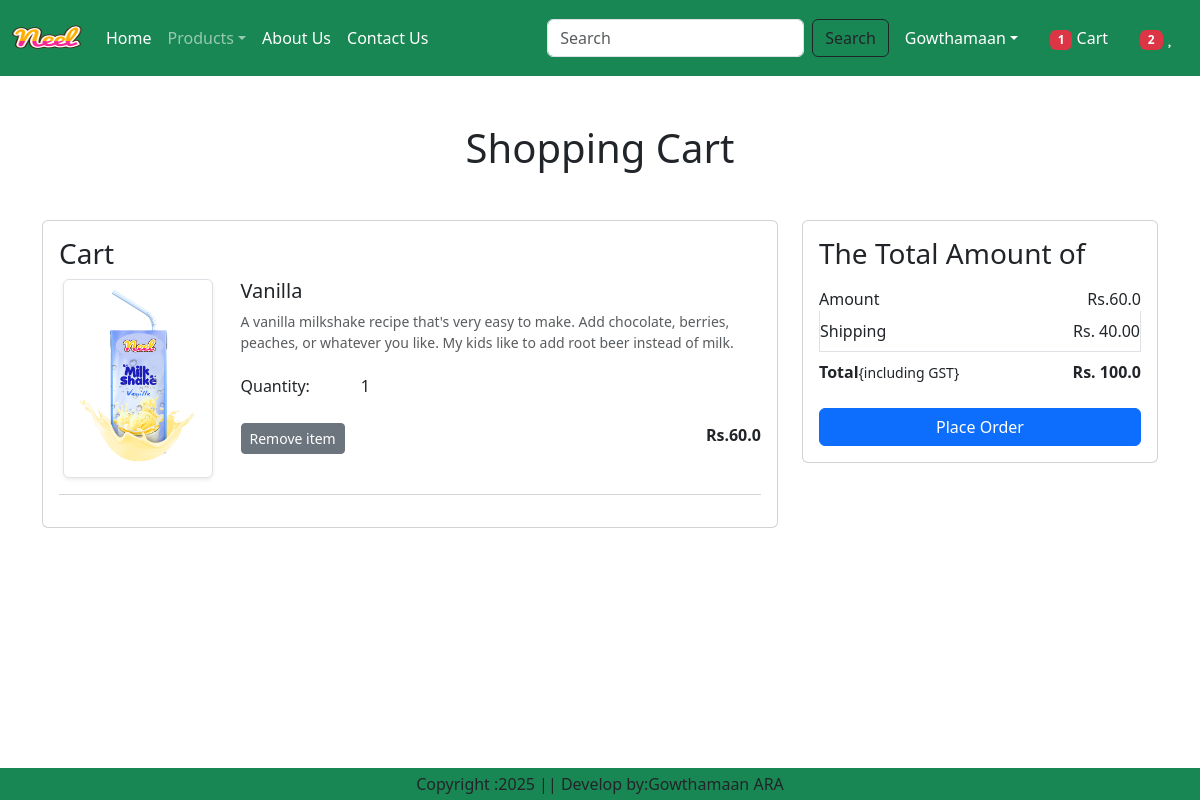
The app's page /cart/ (signed in) with its own data.
### app/models.py (models this page shows, shortened)
class Cart(models.Model):
    user=models.ForeignKey(User,on_delete=models.CASCADE)
    product=models.ForeignKey(Product,on_delete=models.CASCADE)
    quantity=models.PositiveBigIntegerField(default=1)

class Product(models.Model):
    title=models.CharField(max_length=100)
    selling_price=models.FloatField()
    discounted_price=models.FloatField()
    description=models.TextField()
    composition=models.TextField(default="")
    prodapp=models.TextField(default="")
    category=models.CharField(choices=CATEGORY_CHOICES,max_length=2)
    Product_image=models.ImageField(upload_to='product')

### app/views.py (the view)
# urls.py: path('cart/',views.show_cart,name='showcart'),
@login_required
def show_cart(request):
    user=request.user
    cart=Cart.objects.filter(user=user)
    amount=0
    for p in cart:
        value=p.quantity * p.product.discounted_price
        amount=amount + value
    totalamount=amount+40
    totalitem=0
    wishitem=0
    if request.user.is_authenticated:
        totalitem=len(Cart.objects.filter(user=request.user))
        wishitem=len(Wishlist.objects.filter(user=request.user))
    return render(request,'addtocart.html',locals())

### templates/addtocart.html (shortened to what this page needs)
{% extends 'base.html' %}
{%load static%}
{% block main-content %}
<div class="container my-5">
    <div class="row">
        {% if cart %}
            <h1 class="text-center mb-5">Shopping Cart</h1>
            <div class="col-sm-8">
                <div class="card">
                    <div class="card-body">
                        <h3>Cart</h3>
                        {% for item in cart %}
                            <div class="row">
                                <div class="col-sm-3 text-center align-self-center"><img src="{{item.product.Product_image.url}}" alt="" srcset="" class="img-fluid img-thumbnail shadow-sm" height="150" width="150"></div>
                                <div class="col-sm-9">
                                    <div>
                                        <h5>{{item.product.title}}</h5>
                                        <p class="mb-2 text-muted small">{{item.product.description}}</p>
                                        <div class="my-3">
                                            <label for="quantity">Quantity:</label>
                                            <a class="minus-cart btn" pid={{item.product.id}}><i class="fas fa-minus-square fa-lg"></i></a>
                                                <span id="quantity">{{item.quantity}}</span>
                                            <a class="plus-cart btn" pid={{item.product.id}}><i class="fas fa-plus-square fa-lg"></i></a>
                                        </div>
                                        <div class="d-flex justify-content-between">
                                            <a href="#" class="remove-cart btn btn-sm btn-secondary mr-3" pid={{item.product.id}}>Remove item</a>
                                            <p class="mb-0"><span><strong>Rs.{{item.product.discounted_price}}</strong></span></p>
                                        </div>
                                    </div>
                                </div>
                            </div>
                            <hr class="text-muted">
                        {% endfor %}
                    </div>
                </div>
            </div>
            <div class="col-sm-4">
                <div class="card">
                    <div class="card-body">
                        <h3>The Total Amount of</h3>
                        <ul class="list-group">
                            <li class="list-group-item d-flex justify-content-between align-items-center border-0 px-0 pb-0">Amount <span id="amount">Rs.{{amount}}</span></li>
                            <li class="list-group-item d-flex justify-content-between align-items-center px-0">Shipping <span>Rs. 40.00</span></li>
                            <li class="list-group-item d-flex justify-content-between align-items-center border-0 px-0 mb-3">
                                <div>
                                    <strong>Total</strong><small>{including GST}</small>
                                </div>
                                <span id="totalamount"><strong>Rs. {{totalamount}}</strong></span>
                            </li>
                        </ul>
                        <div class="d-grid"><a href="{% url 'checkout' %}" class="btn btn-primary">Place Order</a></div>
                    </div>
                </div>
            </div>
        {% else %}
            <h1 class="text-center mb-5">Cart is Empty</h1>
        {% endif %}
    </div>
</div>
{% endblock main-content%}

### records on screen
Cart: product.Product_image (picture), product "Vanilla", product.description "A vanilla milkshake recipe that's very easy to make. Add chocolate, berries, peaches, or whatever you like. My kids like to add root beer instead of milk.", quantity "1", product.discounted_price "60.0"

### other values on screen
{{ totalitem }} "1"
{{ wishitem }} "2"
{{ amount }} "60.0"
{{ totalamount }} "100.0"
